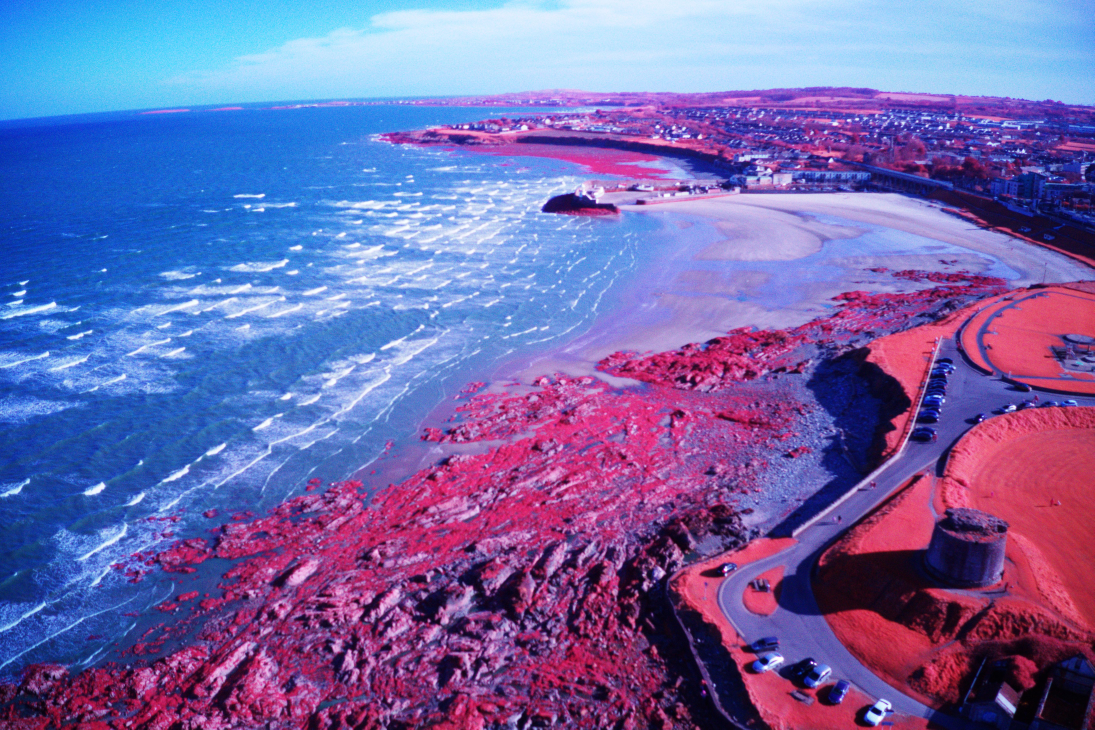
#> input picture panorama test with jpegs/PANO0001.jpg, 5472 x 3648 px (shown at 1/5 size); its folder holds 4 pictures in this run
$ python simplestitcherbatchversionJPEGInput.py
#> lines starting #> are read from the running program, lines starting #| are printed output that depends on the picture
# -*- coding: utf-8 -*-
"""
Created on Mon May 25 10:26:29 2020

@author: cosmi
"""

#Image stitching (Panorama Maker Batch Version)"


import os
import rawpy
import imageio
import cv2
import numpy as np

## Image Processing libraries
from skimage import exposure

images=[]
for infile in os.listdir("./"):
    print( "file : " + infile)
    if infile[-3:] == "jpg" or infile[-3:] == "JPG" :
       # print "is tif or DNG (RAW)"
       outfile = infile[:-3] + "jpg"

       print( "new filename : " + outfile)
       #dim=(1024,768)
       dim=(640, 360)

       image = cv2.imread(infile)
#> image is the input picture: shape (3648, 5472, 3); mean B, G, R 169.2, 103.2, 114.7
       image = cv2.resize(image,dim,interpolation = cv2.INTER_AREA)
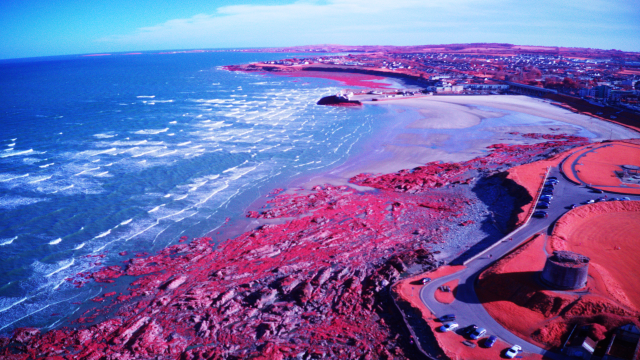
#> image: shape (360, 640, 3); mean B, G, R 169.2, 103.2, 114.7

       images.append(image)
#> pass 2 of the loop `for infile in os.listdir("./"):`:
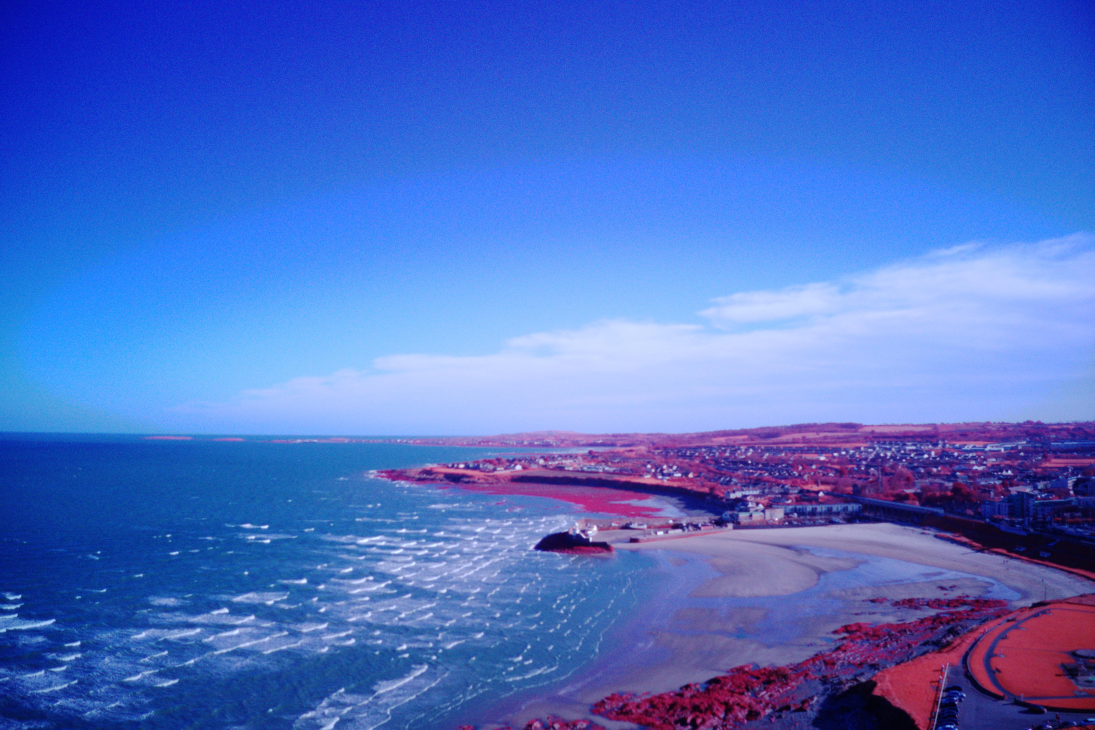
#> input picture panorama test with jpegs/PANO0002.jpg, 5472 x 3648 px (shown at 1/5 size)
#> image is the input picture: shape (3648, 5472, 3); mean B, G, R 200.1, 111.5, 77.3
#> `image = cv2.resize(image,dim,interpolation = cv2.INTER_AREA)`:
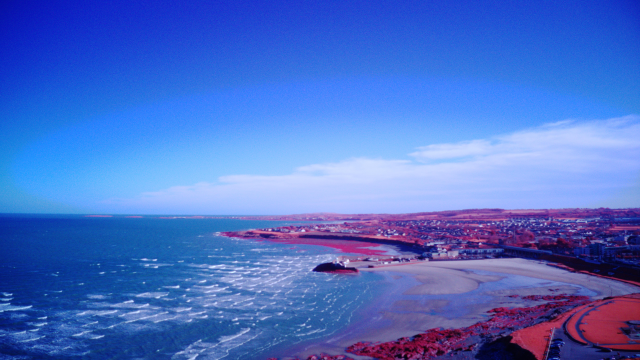
#> image: shape (360, 640, 3); mean B, G, R 200.1, 111.5, 77.3
#> pass 3 of the loop `for infile in os.listdir("./"):`:
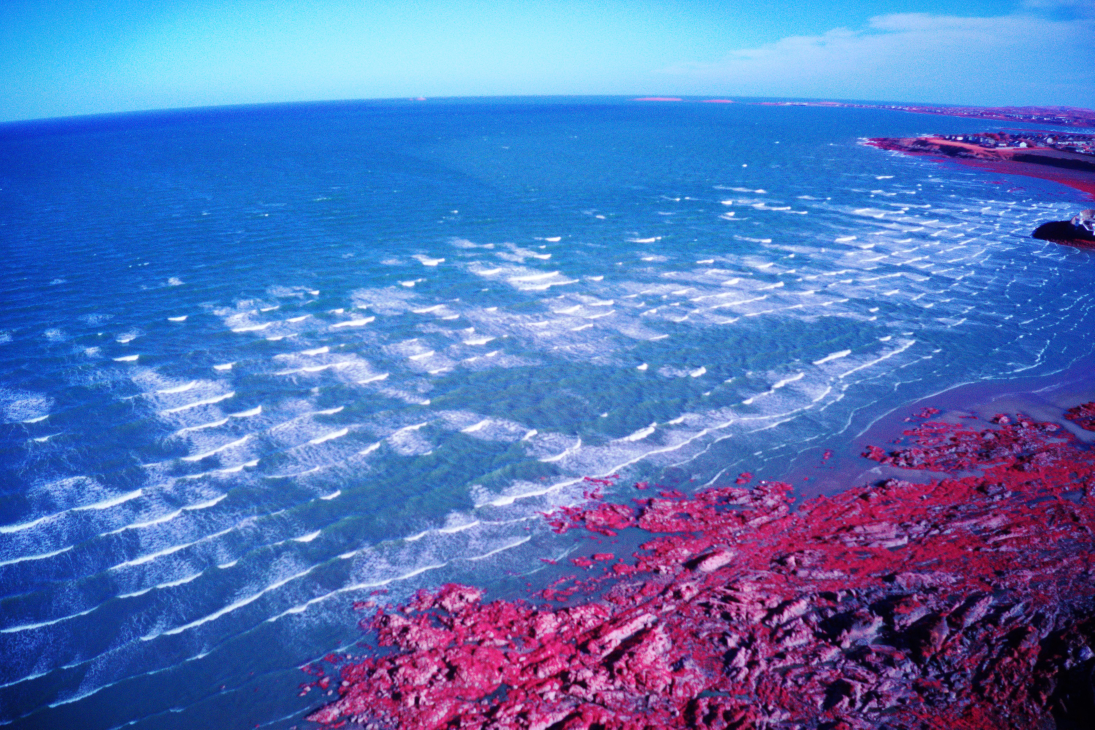
#> input picture panorama test with jpegs/PANO0005.jpg, 5472 x 3648 px (shown at 1/5 size)
#> image is the input picture: shape (3648, 5472, 3); mean B, G, R 186.7, 116.2, 84.3
#> `image = cv2.resize(image,dim,interpolation = cv2.INTER_AREA)`:
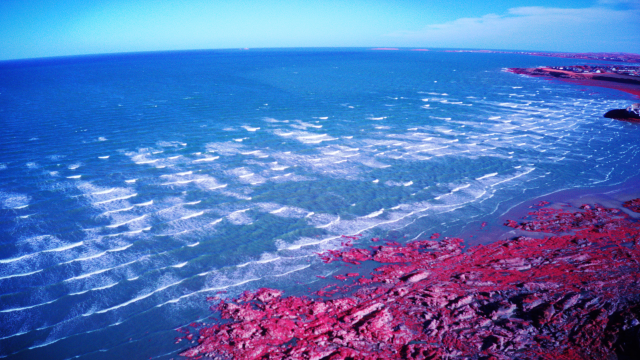
#> image: shape (360, 640, 3); mean B, G, R 186.7, 116.2, 84.3
#> the loop made 5 passes; the first 3 are shown
       #Read the images from your directory


#stitcher = cv2.createStitcher()
stitcher = cv2.Stitcher.create()
ret,pano = stitcher.stitch(images)
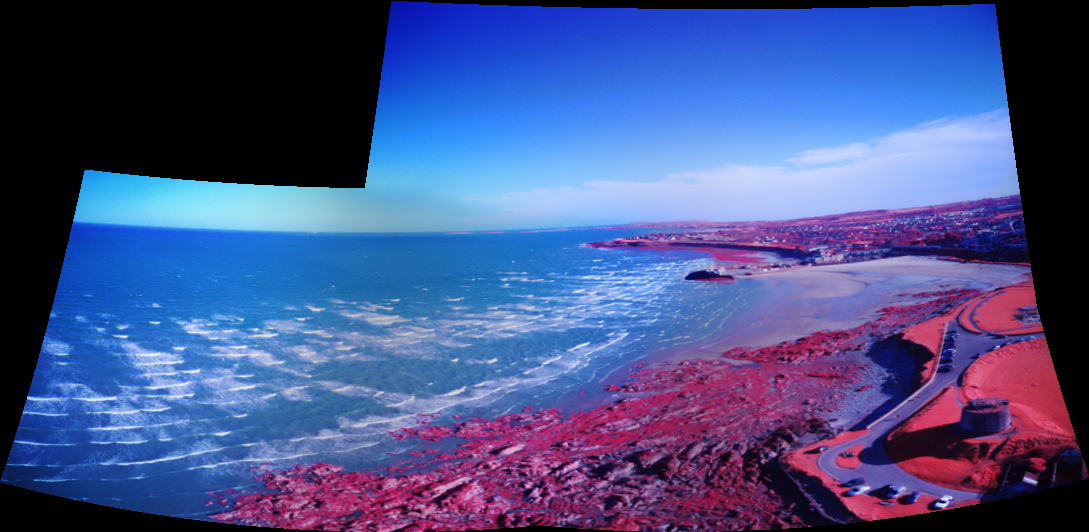
#> pano: shape (532, 1089, 3); mean of channels 0, 1, 2 138.8, 81.9, 69.7; drawn as B, G, R

if ret==cv2.STITCHER_OK:

    #Apply gamma corrections: gamma values greater than 1 will shift the image histogram towards left and the output image will be darker than the input image. On the other hand, for gamma values less than 1, the histogram will shift towards right and the output image will be brighter than the input image.


    gamma_corrected_pano = exposure.adjust_gamma(pano, gamma=0.3, gain=0.5)
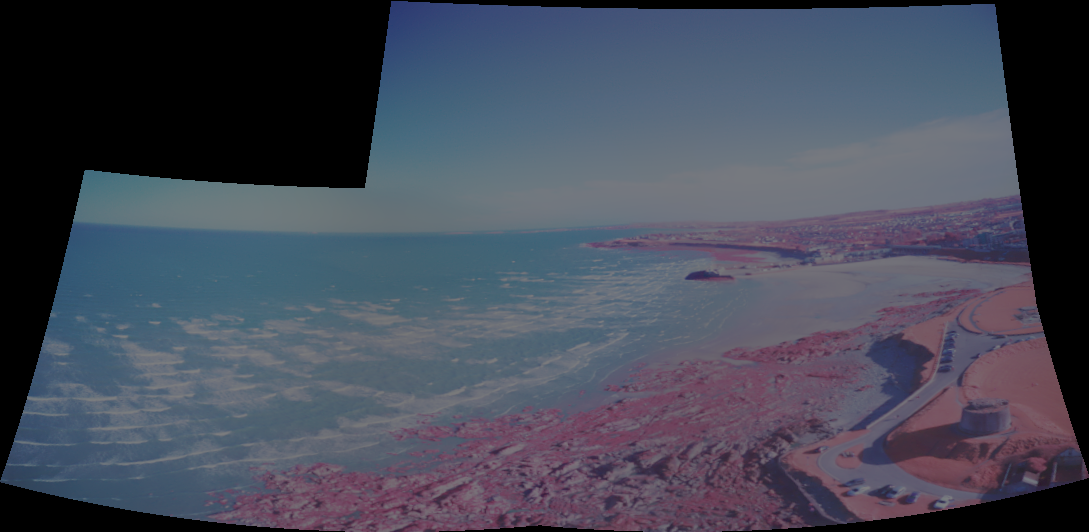
#> gamma_corrected_pano: shape (532, 1089, 3); mean of channels 0, 1, 2 87.8, 73.4, 69.3; drawn as B, G, R


    panoimage=gamma_corrected_pano

    #apply histogram equalization
    #using skimage (easy way)
    hist_equalized_pano = exposure.equalize_hist(panoimage)
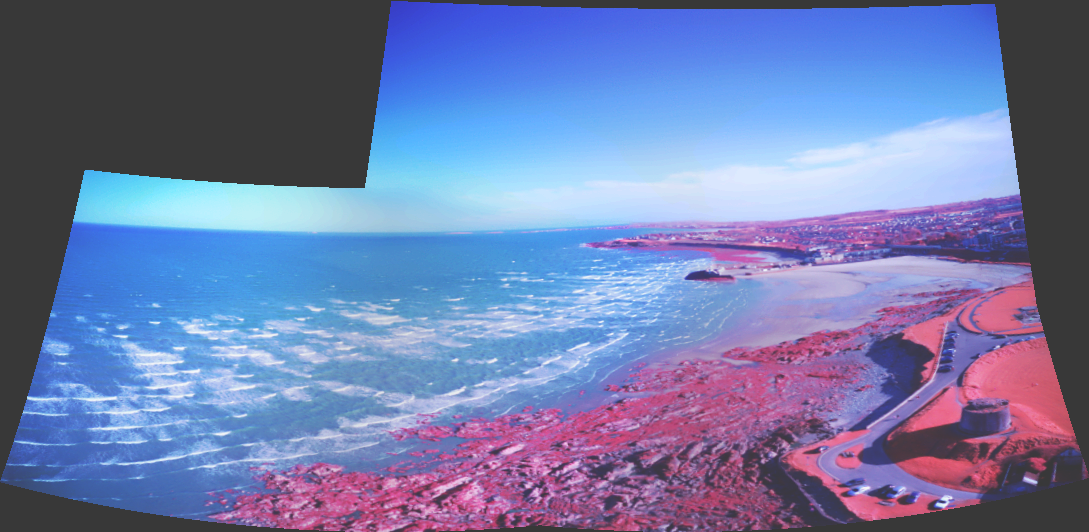
#> hist_equalized_pano: shape (532, 1089, 3) float64; mean of channels 0, 1, 2 0.666, 0.482, 0.44; drawn as B, G, R


    panoramaoutfile = "panoresult.png"
    #need to swap colors here, demosaicing algoithm in rawpy jumbles to colors for some reason?:
    #truepano = cv2.cvtColor(pano,cv2.COLOR_BGR2RGB)


    cv2.imshow('Panorama',hist_equalized_pano)
    imageio.imsave(panoramaoutfile, pano)

    cv2.waitKey()
    cv2.destroyAllWindows()
else:
    print("Error during Stitching")
